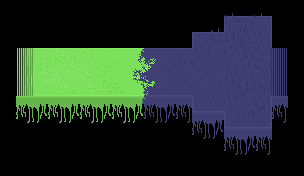

Below is a game level as drawn by its tile map, then a one-line description and the .tmx file that defines it, in full:
An orthogonal 19x11 tile map with 16x16 px tiles, 1 tile layer (tiles).

<map version="1.10" tiledversion="1.10.0" orientation="orthogonal" renderorder="right-down" width="19" height="11" tilewidth="16" tileheight="16" infinite="0" nextlayerid="2" nextobjectid="1">
 <editorsettings>
  <export target="../assets/dungeon_entrance.json" format="json" />
 </editorsettings>
 <tileset firstgid="1" source="dungeon_entrance.tsx" />
 <layer id="1" name="tiles" width="19" height="11">
  <data encoding="csv">
1,2,3,4,5,6,7,8,9,10,11,12,13,14,15,16,17,18,19,
20,21,22,23,24,25,26,27,28,29,30,31,32,33,34,35,36,37,38,
39,40,41,42,43,44,45,46,47,48,49,50,51,52,53,54,55,56,57,
58,59,60,61,62,63,64,65,66,67,68,69,70,71,72,73,74,75,76,
77,78,79,80,81,82,83,84,85,86,87,88,89,90,91,92,93,94,95,
96,97,98,99,100,101,102,103,104,105,106,107,108,109,110,111,112,113,114,
115,116,117,118,119,120,121,122,123,124,125,126,127,128,129,130,131,132,133,
134,135,136,137,138,139,140,141,142,143,144,145,146,147,148,149,150,151,152,
153,154,155,156,157,158,159,160,161,162,163,164,165,166,167,168,169,170,171,
172,173,174,175,176,177,178,179,180,181,182,183,184,185,186,187,188,189,190,
191,192,193,194,195,196,197,198,199,200,201,202,203,204,205,206,207,208,209
</data>
 </layer>
</map>
